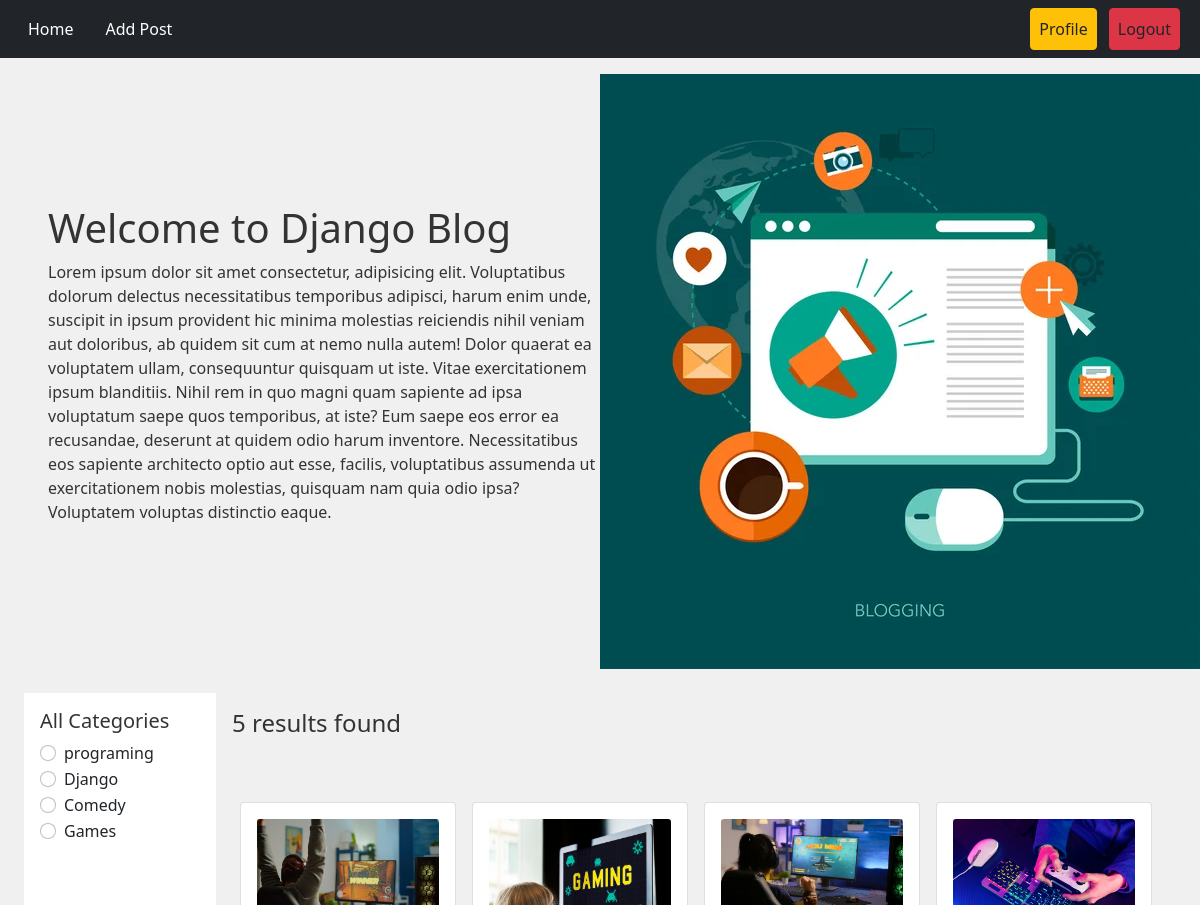
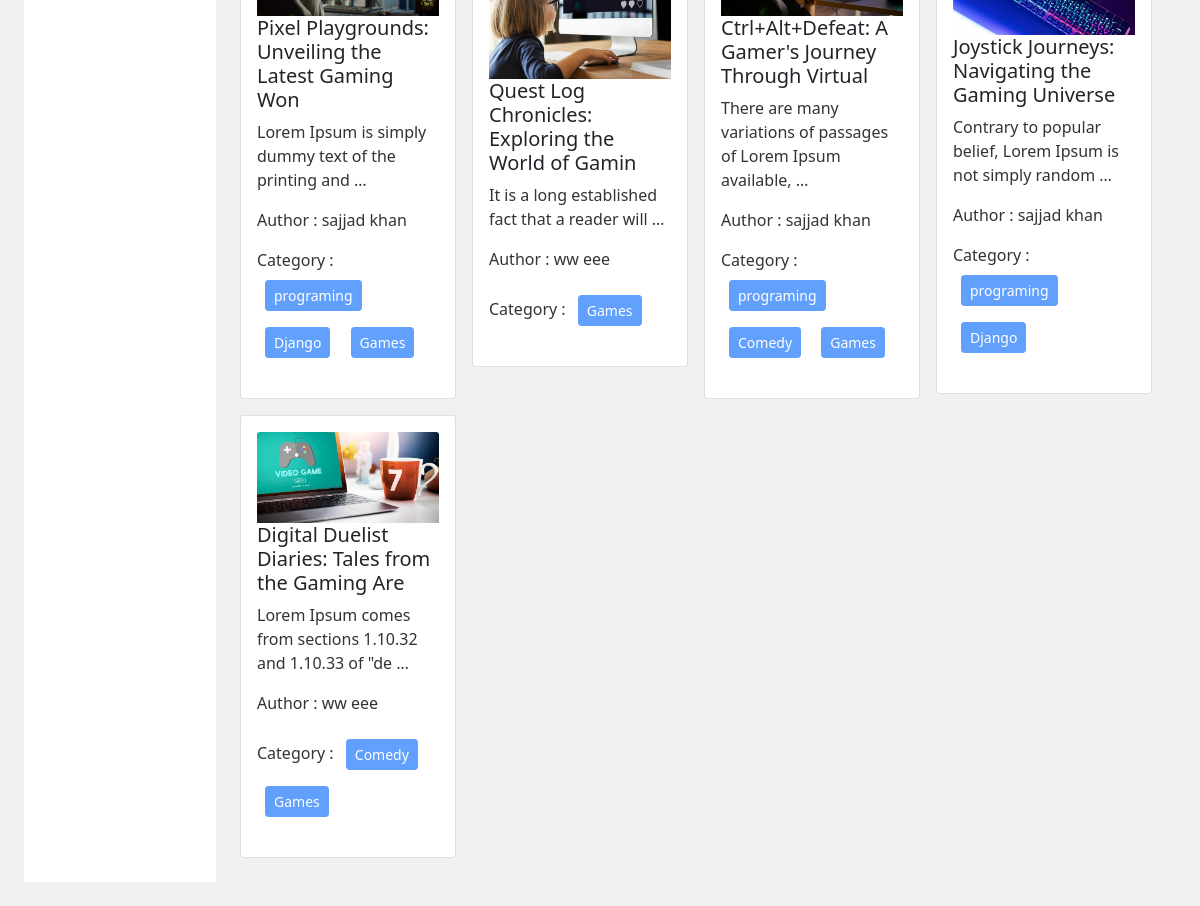
/ (signed in), run on the app's committed database (2 pictures, top to bottom).
### categories/models.py (models this page shows, shortened)
class category(models.Model):
    name = models.CharField("Name", max_length=100)
    slug = models.SlugField(max_length=100, unique=True, null=True, blank=True)

### posts/models.py (models this page shows, shortened)
class post(models.Model):
  title = models.CharField("Title", max_length=50)
  content = models.TextField("content")
  category = models.ManyToManyField(category) # Ekta post e multiple category thakte  pare &
  author = models.ForeignKey(User,on_delete=models.CASCADE)
  image = models.ImageField(upload_to='posts/media/',blank=True,null=True)

### Blog_project/views.py (the view, shortened to what this page needs)
# urls.py: path('', views.home, name="home"),
@login_required
def home(request, category_slug = None): # initially dhore nicchi je category_slug None thakbe karon hocche user first time home page e asle se normal page dekhbe, se filter korte chaile category te click korlei sei category er slug ta capture korbo ar seta tokhn ar None thakbe na
    data = post.objects.all() # sob post gula ke niye aslam
    Categories = category.objects.all() # sob category dekhabo
    return render(request, 'home.html', {'data' : data, 'category' : Categories})

### templates/home.html
{% extends "base.html" %} {% block content %}
{% load static %}
<div class="d-flex flex-wrap px-5 pt-3 align-items-center">
  <div class="col-6">
    <h1>Welcome to Django Blog</h1>
    <p>Lorem ipsum dolor sit amet consectetur, adipisicing elit. Voluptatibus dolorum delectus necessitatibus temporibus adipisci, harum enim unde, suscipit in ipsum provident hic minima molestias reiciendis nihil veniam aut doloribus, ab quidem sit cum at nemo nulla autem! Dolor quaerat ea voluptatem ullam, consequuntur quisquam ut iste. Vitae exercitationem ipsum blanditiis. Nihil rem in quo magni quam sapiente ad ipsa voluptatum saepe quos temporibus, at iste? Eum saepe eos error ea recusandae, deserunt at quidem odio harum inventore. Necessitatibus eos sapiente architecto optio aut esse, facilis, voluptatibus assumenda ut exercitationem nobis molestias, quisquam nam quia odio ipsa? Voluptatem voluptas distinctio eaque.</p>
  </div>
  <div class="col-6">
<img src="{% static 'header.jpg' %}" />
  </div>
</div>
<div class="d-flex flex-wrap p-4">
  <div class="col-2 bg-white p-3" >
    <h5>All Categories</h5>
    {% for cat in category %}
    <div class="form-check">
      <input
        class="form-check-input"
        type="radio"
        name="category"
        id="{{cat.id}}"
      />
      <label class="form-check-label" for="{{cat.id}}">
        <a href="{% url 'category_wise_post' cat.slug %}" class="text-decoration-none text-dark" >{{cat.name}}</a>
      </label>
    </div>
    {% endfor %}
  </div>
  <div class="col-10 p-3">
    <h4>{{data | length}} results found</h4>
    <div class="d-flex flex-wrap pt-5">
      {% for post in data %}
      <div class="col-sm-3">
        <div class="card m-2">
          <div class="card-body">
            <img src="{{post.image.url}}" class="card-img-top" alt="...">
            <h5 class="card-title"><a href="{% url 'detail_post' post.id %}" class="text-decoration-none text-dark">{{post.title}}</a></h5>
            <p class="card-text">{{post.content|truncatewords:10}}</p>
            <p>Author : {{post.author.first_name}} {{post.author.last_name}}</p>
            <p>
              Category : {% for cat in post.category.all %}
              <button class="btn btn-primary btn-sm m-2" disabled>
                {{cat.name}}
              </button>
              {% endfor %}
            </p>
          </div>
        </div>
      </div>
      {% endfor %}
    </div>
  </div>
</div>
{% endblock %}

### templates/base.html (shortened to what this page needs)
<!DOCTYPE html>
<html lang="en">
<head>
  <link href="https://cdn.jsdelivr.net/npm/bootstrap@5.0.2/dist/css/bootstrap.min.css" rel="stylesheet">
</head>
<body>
    <navbar class="  navbar navbar-expand-lg navbar-light  bg-dark">
      <div class="container-fluid">
        <div class="collapse navbar-collapse" id="navbarSupportedContent">
          <ul class="navbar-nav me-auto mb-2 mb-lg-0">
          {% if request.user.is_authenticated %}
          <li class="nav-item mx-2">
            <a
              class="nav-link text-white"
              href="{% url 'home' %}"
              >Home</a
            >
          </li>
            <li class="nav-item mx-2">
              <a
                class="nav-link text-white"
                href="{% url 'add_post' %}"
                >Add Post</a
              >
            </li>
            {% endif %}
          </ul>
          <div class="d-flex">
            <ul class="navbar-nav me-auto mb-2 mb-lg-0">
            {% if request.user.is_authenticated %}
              <li class="nav-item mx-1">
                <a
                  class="nav-link btn btn-warning text-dark"
                  href="{% url 'profile' %}"
                  >Profile</a
                >
              </li>
              <li class="nav-item mx-2">
                <a
                  class="nav-link btn btn-danger text-dark"
                  href="{% url 'logout' %}"
                  >Logout</a
                >
              </li>
            {% endif %}
            </ul>
          </div>
        </div>
      </div>
  </navbar>
  {% block content %}
  {% endblock %}
</body>
</html>

### templates/base.html (style rules this page uses)
body { background-color: #f0f0f0; color: #333; }

### data on the page
category: name "programing"
category: name "Django"
category: name "Comedy"
category: name "Games"
post: image (picture), title "Pixel Playgrounds: Unveiling the Latest Gaming Won", content "Lorem Ipsum is simply dummy text of the printing and …", author.first_name "sajjad", author.last_name "khan"
post: image (picture), title "Quest Log Chronicles: Exploring the World of Gamin", content "It is a long established fact that a reader will …", author.first_name "ww", author.last_name "eee"
post: image (picture), title "Ctrl+Alt+Defeat: A Gamer's Journey Through Virtual", content "There are many variations of passages of Lorem Ipsum available, …", author.first_name "sajjad", author.last_name "khan"
post: image (picture), title "Joystick Journeys: Navigating the Gaming Universe", content "Contrary to popular belief, Lorem Ipsum is not simply random …", author.first_name "sajjad", author.last_name "khan"
post: image (picture), title "Digital Duelist Diaries: Tales from the Gaming Are", content "Lorem Ipsum comes from sections 1.10.32 and 1.10.33 of \"de …", author.first_name "ww", author.last_name "eee"

### other printed values
{{ data | length }} "5"
